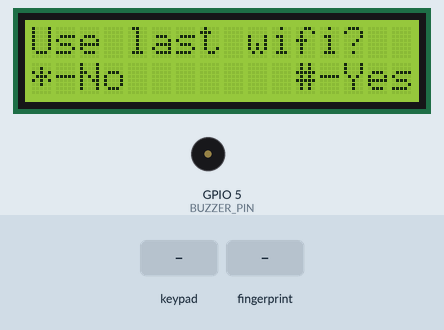
Simulated run of this sketch. Board: ESP32. Shown: 16×2 character LCD, buzzer (waves = sounding). The inputs (shaded band) are chosen by the test bench. WiFi joins after 1.5 s; servers stay silent unless stated; uploads are accepted with an empty reply; what the sketch prints to the serial monitor is not drawn.

Above: at 5.3 s.
5.4 s: key '*' pressed
At 5.9 s:
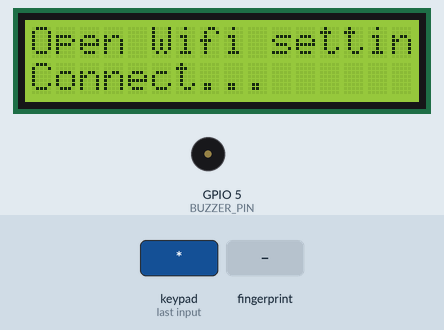
8.4 s: keypad keys 3 3 2 5 2 6 2 7 # pressed 0.4 s apart
At 12.3 s:
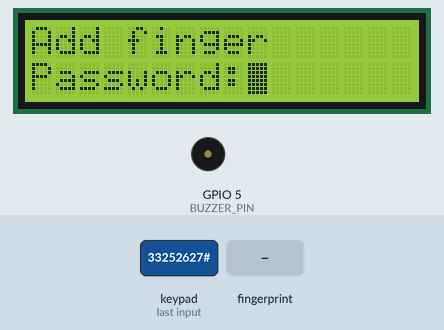
13.5 s: keypad keys 3 3 2 5 2 6 2 7 * pressed 0.4 s apart
At 17.8 s:
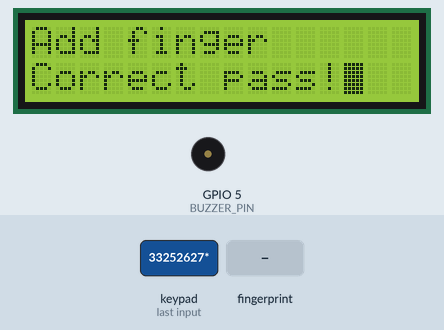
18.6 s: key '#' pressed
At 20.9 s:
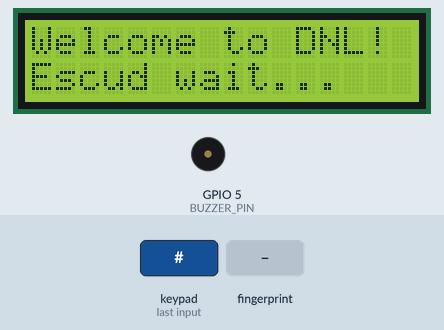
21.2 s: finger stored as number 1 placed on the sensor
At 22.7 s:
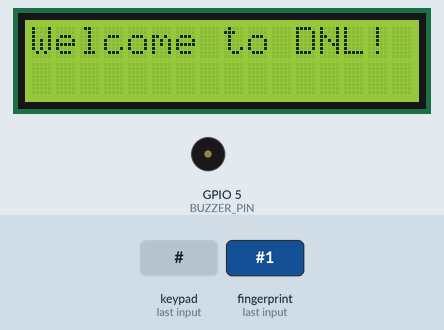
24.2 s: keypad keys 1 4 1 2 1 3 * pressed 0.4 s apart
At 27.7 s:
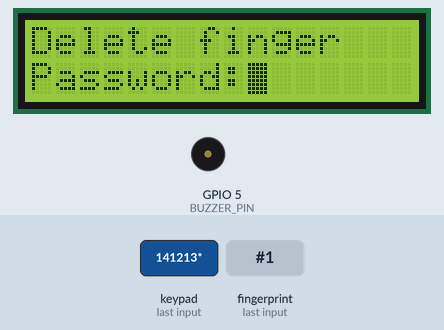
Timing chart, 0 to 29.2 s (numbered marks = the images above; inputs shaded):
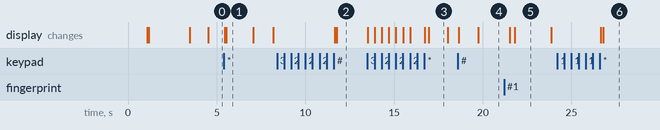

The sketch:

DnlScudScanerMark.ino
```cpp
#include <Wire.h>
#include <LiquidCrystal_I2C.h>
#include <WiFi.h>
#include <HTTPClient.h>
#include <HardwareSerial.h>
#include <Adafruit_Fingerprint.h>
#include <Keypad.h>
#include <base64.h>
#include <WiFiManager.h>
#define BUZZER_PIN 5  // Подключен к I/O пину YL-44

// --- URLs ---
const char* URL_REGISTER = "https://1s.dnlmarket.ru/ut/hs/api/skudlog/post";
const char* URL_DELETE_FINGER = "https://1s.dnlmarket.ru/ut/hs/api/skuddata/post";
const char* URL_ADD_FINGER = "https://1s.dnlmarket.ru/ut/hs/api/skuddata/post";
const char* URL_GET_PASS = "https://1s.dnlmarket.ru/ut/hs/api/skuddata/get";

const char* DEVICE_WIFI_NAME = "DNL Eskud";
String DEVICE_NAME = "Escud";
String LOGIN_1S = "dnlmarket";
String PASSWORD_1S = "User201095";

int MAX_MODELS = 127;

WiFiManager wm;

// --- Fingerprint & LCD ---
HardwareSerial mySerial(2);
Adafruit_Fingerprint finger(&mySerial);
LiquidCrystal_I2C lcd(0x27, 16, 2);

// --- Keypad Setup ---
const byte ROWS = 4, COLS = 3;
char keys[ROWS][COLS] = {
  { '1', '2', '3' }, { '4', '5', '6' }, { '7', '8', '9' }, { '*', '0', '#' }
};
byte rowPins[ROWS] = { 33, 25, 26, 27 }, colPins[COLS] = { 14, 12, 13 };
Keypad keypad = Keypad(makeKeymap(keys), rowPins, colPins, ROWS, COLS);

// --- Helper Input --- -------------------------------------------------------------------------------------------------------------------

void PrintLcdLine(int line, String text, String log = "", String type = "") {
  text = text.substring(0, 16);
  line = constrain(line - 1, 0, 1);

  lcd.setCursor(0, line);
  lcd.print("                ");
  lcd.setCursor(0, line);
  lcd.print(text);

  if (log.length() > 0) {
    String message = text;

    if (type != "") {
      message = type + " " + message;
    }

    message += " (" + log + ")";
    Serial.println(message);
  }

  PlayAlert(type);
}

String InputLcdLine(int line, String label, bool hidden = false) {
  // label = label.substring(0, 16);
  line = constrain(line - 1, 0, 1);

  lcd.setCursor(0, line);
  lcd.print("                ");
  lcd.setCursor(0, line);
  lcd.print(label);
  lcd.blink();
  PlayAlert("warning");

  String input = "";
  while (true) {
    char key = keypad.getKey();
    if (key) {
      PlayAlert("key");
      if (key == '#') break;
      if (key == '*') return "";
      input += key;

      if (hidden) {
        lcd.setCursor(label.length() + input.length() - 1, line);
        lcd.print("*");
      } else {
        lcd.setCursor(0, line);
        lcd.print(label + input);
      }
    }
  }

  lcd.noBlink();
  return input;
}

bool ConfirmLcdLine(int line) {
  line = constrain(line - 1, 0, 1);

  lcd.setCursor(0, line);
  lcd.print("                ");
  lcd.setCursor(0, line);
  lcd.print("*-No       #-Yes");
  PlayAlert("warning");

  while (true) {
    char key = keypad.getKey();
    if (key) {
      PlayAlert("key");
      if (key == '*') {
        return false;
      }
      if (key == '#') {
        return true;
      }
    }
  }
}

bool enterPassword() {
  bool result = false;
  PlayAlert("warning");

  String pass = InputLcdLine(2, "Password:", true);
  PrintLcdLine(2, "Check pass...", "Проверка пароля", "wait");

  if (pass == HttpGetPassword()) {
    PrintLcdLine(2, "Correct pass!", "Верный пароль", "success");
    result = true;
  } else {
    PrintLcdLine(2, "Wrong pass!", "Неверный пароль", "danger");
  }

  delay(1000);
  return result;
}

void PlayTone(int volume = 500, int duration = 500, int pause = 0) {
  tone(BUZZER_PIN, volume, duration);
  noTone(BUZZER_PIN);
  delay(pause);
}

void PlayAlert(String type) {
  if (type == "success") {
    PlayTone(1000, 200);
    delay(50);
    PlayTone(1200, 200);
  } else if (type == "warning") {
    PlayTone(800, 300);
    delay(50);
    PlayTone(800, 300);
  } else if (type == "danger") {
    PlayTone(600, 500);
    delay(50);
    PlayTone(600, 500);
  } else if (type == "key") {
    PlayTone(1500, 100);
  }
}

String GetFingerprintCount() {
  int occupiedCount = 0;

  for (uint8_t id = 1; id <= MAX_MODELS; id++) {
    if (finger.loadModel(id) == FINGERPRINT_OK) {
      occupiedCount++;
      Serial.println(id);
    }
    delay(10);
  }

  return String(occupiedCount);
}

String GetDeviceSerial() {
  return String(ESP.getEfuseMac());
}

// --- Setup --- -------------------------------------------------------------------------------------------------------------------

void setup() {
  Serial.begin(115200);
  mySerial.begin(57600, SERIAL_8N1, 16, 17);
  pinMode(BUZZER_PIN, OUTPUT);
  lcd.init();
  finger.begin(57600);

  construct();
}

void construct() {
  lcd.backlight();
  finger.LEDcontrol(false);

  PrintLcdLine(1, "Start " + DEVICE_NAME + "...", "Старт устройства", "warning");
  PrintLcdLine(2, "ID:" + GetDeviceSerial(), "Идентификатор устройства");
  delay(1000);

  if (finger.verifyPassword()) {
    PrintLcdLine(2, "Memory:" + GetFingerprintCount() + "/" + MAX_MODELS, "Колличество записей");
    delay(1000);
  } else {
    while (1) delay(1);
  }

  PrintLcdLine(1, "Use last wifi?", "Использовать старую сеть?");

  if (!ConfirmLcdLine(2)) {
    wm.resetSettings();
    PrintLcdLine(1, "Open Wifi settings...");
    PrintLcdLine(2, String(DEVICE_WIFI_NAME), "Подключение создано", "success");
  }

  PrintLcdLine(2, "Connect...", "Подключение к сети");

  if (wm.autoConnect(DEVICE_WIFI_NAME)) {
    PrintLcdLine(2, WiFi.SSID() + " connected!", "Подключение установлено", "success");
    delay(1000);
  }
}

// --- Main Loop --- -------------------------------------------------------------------------------------------------------------------

unsigned long previousMillis = 0;
const long interval = 10;

void loop() {
  lcd.clear();
  lcd.noBlink();
  finger.LEDcontrol(true);

  PrintLcdLine(1, "Welcome to DNL!", "Приветствие");
  PrintLcdLine(2, DEVICE_NAME + " wait...");

  int id = -1;
  char key = '\0';

  while (true) {
    unsigned long currentMillis = millis();

    if (currentMillis - previousMillis >= interval) {
      previousMillis = currentMillis;

      id = getFingerID();
      key = keypad.getKey();

      if (id >= 0 || key == '#' || key == '*') {
        break;
      }
    }
  }

  if (id >= 0) {
    PrintLcdLine(2, "...", "Ожидание записи", "success");
    PrintLcdLine(2, HttpSetVisit(id), "Посещение записано");
    delay(2000);
  }

  // Действия с клавишами
  if (key == '#') {
    AddFingerprint();
  } else if (key == '*') {
    DeleteFingerprint();
  }
}

// --- Logic Blocks --- -------------------------------------------------------------------------------------------------------------------

int getFingerID() {
  if (finger.getImage() != FINGERPRINT_OK) return -1;
  if (finger.image2Tz() != FINGERPRINT_OK) return -1;
  return (finger.fingerFastSearch() == FINGERPRINT_OK) ? finger.fingerID : -2;
}

void AddFingerprint() {
  finger.LEDcontrol(false);

  PrintLcdLine(1, "Add finger", "Добавление отпечатка", "warning");

  if (!enterPassword()) return;

  int id = InputLcdLine(2, "FingerID:").toInt();
  if (id < 1 || id > MAX_MODELS) {
    PrintLcdLine(2, "FingerID failed!", "Неверный идентификатор", "success");
    delay(1000);
    return;
  };

  int userID = InputLcdLine(2, "UserID:").toInt();


  PrintLcdLine(2, "First scan...", "Получение первого скана", "warning");
  finger.LEDcontrol(true);
  while (finger.getImage() != FINGERPRINT_OK)
    ;
  if (finger.image2Tz(1) != FINGERPRINT_OK) return;
  PrintLcdLine(2, "Finger scanned!", "Палец отсканирован", "success");
  finger.LEDcontrol(false);
  delay(1000);
  while (finger.getImage() != FINGERPRINT_NOFINGER)
    ;

  PrintLcdLine(2, "Second scan...", "Получение второго скана");
  finger.LEDcontrol(true);
  while (finger.getImage() != FINGERPRINT_OK)
    ;
  if (finger.image2Tz(2) != FINGERPRINT_OK) return;
  PrintLcdLine(2, "Finger confirmed!", "Палец отсканирован", "success");
  finger.LEDcontrol(false);
  delay(1000);
  while (finger.getImage() != FINGERPRINT_NOFINGER)
    ;


  if (finger.createModel() == FINGERPRINT_OK) {
    PrintLcdLine(2, "Model created!", "Модель создана", "success");
  } else {
    PrintLcdLine(2, "Failed model!", "Ошибка создания модели", "warning");
    return;
  }
  delay(1000);

  if (!ConfirmLcdLine(2)) {
    PrintLcdLine(2, "Saved aborted!", "Сохранение отменено", "danger");
    delay(1000);
    return;
  }

  if (finger.storeModel(id) == FINGERPRINT_OK) {
    PrintLcdLine(2, "Model saved!", "Модель сохранена", "success");
  } else {
    lcd.print("Store error!");
    PrintLcdLine(2, "Store error!", "Ошибка слхранения", "danger");
  }
  delay(1000);

  PrintLcdLine(2, HttpSetFinger(id, userID), "Допуск создан", "success");
  delay(2000);
}

void DeleteFingerprint() {
  finger.LEDcontrol(false);

  PrintLcdLine(1, "Delete finger", "Удаление отпечатка", "warning");

  if (!enterPassword()) return;

  int id = InputLcdLine(2, "FingerID:").toInt();
  if (id < 1 || id > MAX_MODELS) {
    PrintLcdLine(2, "FingerID failed!", "Неверный идентификатор", "success");
    delay(1000);
    return;
  };

  if (!ConfirmLcdLine(2)) {
    PrintLcdLine(2, "Delete aborted!", "Удаление отменено", "warning");
    delay(1000);
    return;
  }

  if (finger.deleteModel(id) == FINGERPRINT_OK) {
    PrintLcdLine(2, "Deleted!", "Успешно удалено", "success");
  } else {
    PrintLcdLine(2, "Error deleted!", "Ошибка удаления", "danger");
  }
  delay(1000);

  PrintLcdLine(2, HttpRemoveFinger(id), "Доступ удален", "success");
  delay(2000);

  finger.LEDcontrol(true);
}

// --- HTTP Requests --- -------------------------------------------------------------------------------------------------------------------

String HttpRequest(String method, String url, String payload = "") {
  HTTPClient https;
  https.begin(url);
  https.setTimeout(3000);

  https.addHeader("Authorization", "Basic " + base64::encode(LOGIN_1S + ":" + PASSWORD_1S));
  https.addHeader("Content-Type", "application/json");

  int httpCode;
  String response;

  if (method == "POST") {
    httpCode = https.POST(payload);
  } else if (method == "GET") {
    httpCode = https.GET();
  } else {
    response = "Unsupported HTTP method";
    https.end();
    return response;
  }

  response = (httpCode > 0) ? https.getString() : https.errorToString(httpCode);
  https.end();

  return response;
}

String HttpSetVisit(int id) {
  String payload = "{\"Device_ID\": " + GetDeviceSerial() + ", \"Finger_ID\": " + String(id) + "}";
  return HttpRequest("POST", URL_REGISTER, payload);
}

String HttpSetFinger(int id, int userID) {
  String payload = "{\"Device_ID\": " + GetDeviceSerial() + ", \"Finger_ID\": " + String(id) + ", \"User_ID\": " + String(userID) + "}";
  return HttpRequest("POST", URL_ADD_FINGER, payload);
}

String HttpRemoveFinger(int id) {
  String payload = "{\"Device_ID\": " + GetDeviceSerial() + ", \"Finger_ID\": " + String(id) + ", \"method\": \"DELETE\"}";
  return HttpRequest("POST", URL_DELETE_FINGER, payload);
}

String HttpGetPassword() {
  String fullUrl = String(URL_GET_PASS) + "?Device_ID=" + GetDeviceSerial();
  return HttpRequest("GET", fullUrl);
}
```

Measured:
- after the input at 5.4 s, the display: first changes after 0.06 s (image 1 shows a later state)
- after the input at 8.4 s, the display: first changes after 3.3 s (image 2 shows a later state)
- after the input at 13.5 s, the display: first changes at once (image 3 shows a later state)
- after the input at 18.6 s, the display: first changes at once (image 4 shows a later state)
- after the input at 21.2 s, the display: first changes after 0.32 s (image 5 shows a later state)
- after the input at 24.2 s, the display: first changes after 2.5 s (image 6 shows a later state)
- what the display in image 1 shows lasts 1.6 s, from 5.5 s to 7.1 s
